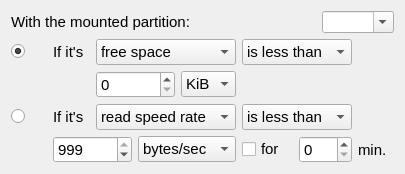
            <widget class="QWidget" name="tab">
             <attribute name="title">
              <string>Partition</string>
             </attribute>
             <layout class="QGridLayout" name="gridLayout_7">
              <item row="1" column="0">
               <widget class="QRadioButton" name="radioButtonPttSpace">
                <property name="font">
                 <font>
                  <pointsize>11</pointsize>
                 </font>
                </property>
                <property name="locale">
                 <locale language="English" country="UnitedStates"/>
                </property>
                <property name="text">
                 <string/>
                </property>
                <property name="checked">
                 <bool>true</bool>
                </property>
                <attribute name="buttonGroup">
                 <string notr="true">buttonGroupPartitions</string>
                </attribute>
               </widget>
              </item>
              <item row="4" column="5">
               <widget class="QCheckBox" name="checkBoxPttFor">
                <property name="font">
                 <font>
                  <pointsize>11</pointsize>
                 </font>
                </property>
                <property name="locale">
                 <locale language="English" country="UnitedStates"/>
                </property>
                <property name="text">
                 <string>for</string>
                </property>
               </widget>
              </item>
              <item row="0" column="0" colspan="8">
               <layout class="QHBoxLayout" name="horizontalLayout_4">
                <item>
                 <widget class="QLabel" name="labelPttWithThePartition">
                  <property name="font">
                   <font>
                    <pointsize>11</pointsize>
                   </font>
                  </property>
                  <property name="text">
                   <string>With the mounted partition:</string>
                  </property>
                  <property name="textFormat">
                   <enum>Qt::AutoText</enum>
                  </property>
                 </widget>
                </item>
                <item>
                 <spacer name="horizontalSpacer_25">
                  <property name="orientation">
                   <enum>Qt::Horizontal</enum>
                  </property>
                  <property name="sizeHint" stdset="0">
                   <size>
                    <width>118</width>
                    <height>20</height>
                   </size>
                  </property>
                 </spacer>
                </item>
                <item>
                 <widget class="QComboBox" name="comboBoxPttPartitions">
                  <property name="editable">
                   <bool>true</bool>
                  </property>
                  <property name="currentText">
                   <string notr="true"/>
                  </property>
                 </widget>
                </item>
               </layout>
              </item>
              <item row="3" column="1">
               <widget class="QLabel" name="labelPttIfIts_2">
                <property name="font">
                 <font>
                  <pointsize>11</pointsize>
                 </font>
                </property>
                <property name="locale">
                 <locale language="English" country="UnitedStates"/>
                </property>
                <property name="text">
                 <string>If it's</string>
                </property>
               </widget>
              </item>
              <item row="4" column="6">
               <widget class="QSpinBox" name="spinBoxPttMinutes">
                <property name="font">
                 <font>
                  <pointsize>11</pointsize>
                 </font>
                </property>
                <property name="locale">
                 <locale language="English" country="UnitedStates"/>
                </property>
                <property name="maximum">
                 <number>300</number>
                </property>
               </widget>
              </item>
              <item row="4" column="7">
               <widget class="QLabel" name="labelPttMinutes">
                <property name="font">
                 <font>
                  <pointsize>11</pointsize>
                 </font>
                </property>
                <property name="locale">
                 <locale language="English" country="UnitedStates"/>
                </property>
                <property name="text">
                 <string>min.</string>
                </property>
               </widget>
              </item>
              <item row="4" column="1" colspan="2">
               <widget class="QSpinBox" name="spinBoxPttIOPS">
                <property name="font">
                 <font>
                  <pointsize>11</pointsize>
                 </font>
                </property>
                <property name="maximum">
                 <number>999</number>
                </property>
                <property name="value">
                 <number>999</number>
                </property>
               </widget>
              </item>
              <item row="2" column="4">
               <widget class="QComboBox" name="comboBoxPttSpaceUnit">
                <property name="font">
                 <font>
                  <pointsize>11</pointsize>
                 </font>
                </property>
                <property name="locale">
                 <locale language="English" country="UnitedStates"/>
                </property>
                <property name="currentText">
                 <string notr="true">KiB</string>
                </property>
                <item>
                 <property name="text">
                  <string notr="true">KiB</string>
                 </property>
                </item>
                <item>
                 <property name="text">
                  <string notr="true">MiB</string>
                 </property>
                </item>
                <item>
                 <property name="text">
                  <string notr="true">GiB</string>
                 </property>
                </item>
                <item>
                 <property name="text">
                  <string notr="true">TiB</string>
                 </property>
                </item>
               </widget>
              </item>
              <item row="3" column="5" colspan="2">
               <widget class="QComboBox" name="comboBoxPttIOPSLessMore">
                <property name="font">
                 <font>
                  <pointsize>11</pointsize>
                 </font>
                </property>
                <property name="locale">
                 <locale language="English" country="UnitedStates"/>
                </property>
                <item>
                 <property name="text">
                  <string>is less than</string>
                 </property>
                </item>
                <item>
                 <property name="text">
                  <string>is more than</string>
                 </property>
                </item>
               </widget>
              </item>
              <item row="3" column="0">
               <widget class="QRadioButton" name="radioButtonPttIOPS">
                <property name="font">
                 <font>
                  <pointsize>11</pointsize>
                 </font>
                </property>
                <property name="locale">
                 <locale language="English" country="UnitedStates"/>
                </property>
                <property name="text">
                 <string/>
                </property>
                <property name="checked">
                 <bool>false</bool>
                </property>
                <attribute name="buttonGroup">
                 <string notr="true">buttonGroupPartitions</string>
                </attribute>
               </widget>
              </item>
              <item row="4" column="3" colspan="2">
               <widget class="QComboBox" name="comboBoxPttIOPSUnit">
                <property name="font">
                 <font>
                  <pointsize>11</pointsize>
                 </font>
                </property>
                <property name="locale">
                 <locale language="English" country="UnitedStates"/>
                </property>
                <property name="currentText">
                 <string notr="true">bytes/sec</string>
                </property>
                <item>
                 <property name="text">
                  <string notr="true">bytes/sec</string>
                 </property>
                </item>
                <item>
                 <property name="text">
                  <string notr="true">KiB/sec</string>
                 </property>
                </item>
                <item>
                 <property name="text">
                  <string notr="true">MiB/sec</string>
                 </property>
                </item>
                <item>
                 <property name="text">
                  <string notr="true">GiB/sec</string>
                 </property>
                </item>
               </widget>
              </item>
              <item row="3" column="2" colspan="3">
               <widget class="QComboBox" name="comboBoxPttIOPS">
                <property name="font">
                 <font>
                  <pointsize>11</pointsize>
                 </font>
                </property>
                <property name="locale">
                 <locale language="English" country="UnitedStates"/>
                </property>
                <item>
                 <property name="text">
                  <string>read speed rate</string>
                 </property>
                </item>
                <item>
                 <property name="text">
                  <string>write speed rate</string>
                 </property>
                </item>
               </widget>
              </item>
              <item row="2" column="2" colspan="2">
               <widget class="QSpinBox" name="spinBoxPttSpace">
                <property name="font">
                 <font>
                  <pointsize>11</pointsize>
                 </font>
                </property>
                <property name="locale">
                 <locale language="English" country="UnitedStates"/>
                </property>
                <property name="maximum">
                 <number>300</number>
                </property>
               </widget>
              </item>
              <item row="1" column="5" colspan="2">
               <widget class="QComboBox" name="comboBoxPttSpaceLessMore">
                <property name="font">
                 <font>
                  <pointsize>11</pointsize>
                 </font>
                </property>
                <property name="locale">
                 <locale language="English" country="UnitedStates"/>
                </property>
                <item>
                 <property name="text">
                  <string>is less than</string>
                 </property>
                </item>
                <item>
                 <property name="text">
                  <string>is more than</string>
                 </property>
                </item>
               </widget>
              </item>
              <item row="1" column="2" colspan="3">
               <widget class="QComboBox" name="comboBoxPttSpace">
                <property name="font">
                 <font>
                  <pointsize>11</pointsize>
                 </font>
                </property>
                <property name="locale">
                 <locale language="English" country="UnitedStates"/>
                </property>
                <item>
                 <property name="text">
                  <string>free space</string>
                 </property>
                </item>
                <item>
                 <property name="text">
                  <string>used space</string>
                 </property>
                </item>
                <item>
                 <property name="text">
                  <string>total size</string>
                 </property>
                </item>
               </widget>
              </item>
              <item row="1" column="1">
               <widget class="QLabel" name="labelPttIfIts">
                <property name="font">
                 <font>
                  <pointsize>11</pointsize>
                 </font>
                </property>
                <property name="locale">
                 <locale language="English" country="UnitedStates"/>
                </property>
                <property name="text">
                 <string>If it's</string>
                </property>
               </widget>
              </item>
             </layout>
            </widget>
